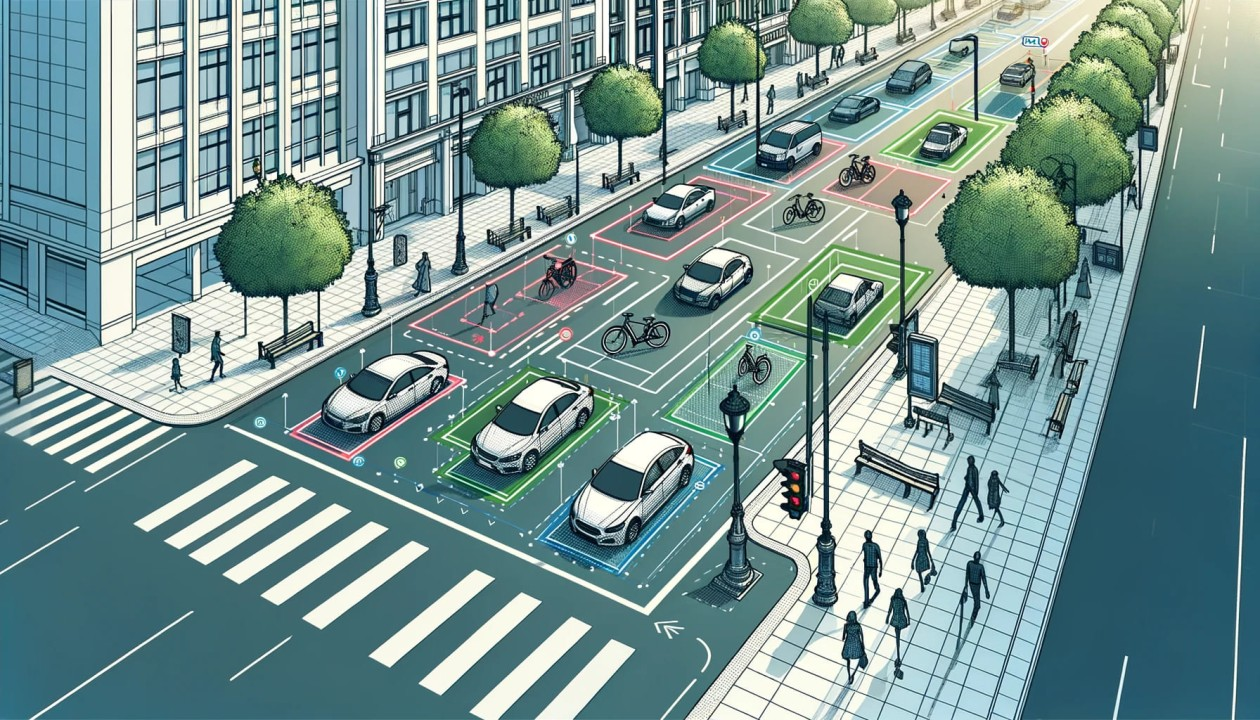
#> input picture Image Recognition with OpenCV/1715169319042.jpeg, 1260 x 720 px, given in place of test_video.mp4, which was not available
$ python 'Road Lane Detection System.py'
#> lines starting #> are read from the running program, lines starting #| are printed output that depends on the picture; after the words box and inside, x2 and y2 are one past the last pixel; in counts of white or black regions, pixels touching at a corner belong together; pictures that were not available may be replaced by others from this repository, and a replacement may not be noted
import cv2
import numpy as np

# Function to preprocess the frame
def preprocess_frame(frame):
    gray = cv2.cvtColor(frame, cv2.COLOR_BGR2GRAY)  # Convert to grayscale
    blur = cv2.GaussianBlur(gray, (5, 5), 0)  # Apply Gaussian blur
    edges = cv2.Canny(blur, 50, 150)  # Perform Canny edge detection
    return edges

# Function to define the region of interest (ROI)
def region_of_interest(edges):
    height, width = edges.shape
    mask = np.zeros_like(edges)

    # Define a trapezoidal region for the ROI
    polygon = np.array([[
        (width * 0.1, height),
        (width * 0.9, height),
        (width * 0.6, height * 0.6),
        (width * 0.4, height * 0.6)
    ]], np.int32)

    cv2.fillPoly(mask, polygon, 255)
    cropped_edges = cv2.bitwise_and(edges, mask)
    return cropped_edges

# Function to detect lines using Hough Line Transformation
def detect_lines(edges):
    return cv2.HoughLinesP(
        edges, rho=2, theta=np.pi / 180, threshold=50,
        minLineLength=100, maxLineGap=50
    )

# Function to average and extrapolate lines
def average_slope_intercept(frame, lines):
    left_lines = []  # Lines on the left side of the lane
    right_lines = []  # Lines on the right side of the lane

    if lines is None:
        return None

    for line in lines:
        for x1, y1, x2, y2 in line:
            slope = (y2 - y1) / (x2 - x1) if (x2 - x1) != 0 else 0
            intercept = y1 - slope * x1
            if slope < 0:  # Left lane
                left_lines.append((slope, intercept))
            else:  # Right lane
                right_lines.append((slope, intercept))

    left_line = np.mean(left_lines, axis=0) if left_lines else None
    right_line = np.mean(right_lines, axis=0) if right_lines else None

    return left_line, right_line

# Function to make coordinates for the lines
def make_coordinates(frame, line):
    if line is None:
        return None
    slope, intercept = line
    y1 = frame.shape[0]  # Bottom of the frame
    y2 = int(y1 * 0.6)  # Slightly above the middle
    x1 = int((y1 - intercept) / slope)
    x2 = int((y2 - intercept) / slope)
    return [[x1, y1, x2, y2]]

# Function to draw detected lanes on the frame
def draw_lines(frame, lines):
    left_line, right_line = average_slope_intercept(frame, lines)
    left_coords = make_coordinates(frame, left_line)
    right_coords = make_coordinates(frame, right_line)

    line_image = np.zeros_like(frame)
    if left_coords is not None:
        cv2.line(line_image, tuple(left_coords[0][:2]), tuple(left_coords[0][2:]), (0, 255, 0), 5)
    if right_coords is not None:
        cv2.line(line_image, tuple(right_coords[0][:2]), tuple(right_coords[0][2:]), (0, 255, 0), 5)

    return cv2.addWeighted(frame, 0.8, line_image, 1, 1)

# Function to process each frame
def process_frame(frame):
    edges = preprocess_frame(frame)  # Preprocess the frame
    cropped_edges = region_of_interest(edges)  # Extract ROI
    lines = detect_lines(cropped_edges)  # Detect lines
    frame_with_lanes = draw_lines(frame, lines)  # Draw lanes
    return frame_with_lanes

# Main function to process the video
def main():
    video_path = "test_video.mp4"  # Input video file
    output_path = "output_video.avi"  # Output video file

    cap = cv2.VideoCapture(video_path)
    if not cap.isOpened():
        print("Error: Cannot open video file.")
        return

    # Get video properties
    frame_width = int(cap.get(cv2.CAP_PROP_FRAME_WIDTH))
    frame_height = int(cap.get(cv2.CAP_PROP_FRAME_HEIGHT))
    fps = int(cap.get(cv2.CAP_PROP_FPS))

    # Define the codec and create VideoWriter object
    fourcc = cv2.VideoWriter_fourcc(*'XVID')
    out = cv2.VideoWriter(output_path, fourcc, fps, (frame_width, frame_height))

    while cap.isOpened():
        ret, frame = cap.read()
#> frame is the input picture: shape (720, 1260, 3); mean B, G, R 145.9, 147.6, 118.5
        if not ret:
            break

        # Process the frame
        processed_frame = process_frame(frame)
#> in preprocess_frame, `gray = cv2.cvtColor(frame, cv2.COLOR_BGR2GRAY)`:
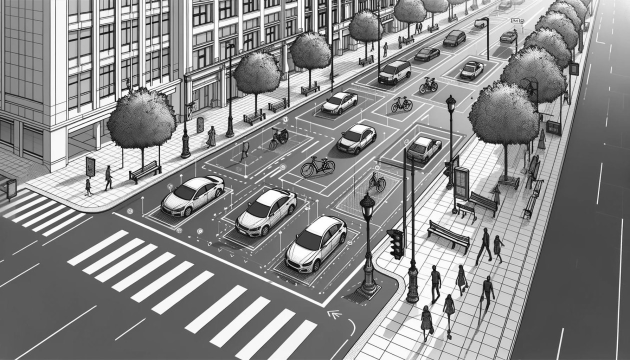
#> gray: shape (720, 1260) (shown at 1/2 size); min 0, max 255, mean 138.7
#> in preprocess_frame, `edges = cv2.Canny(blur, 50, 150)`:
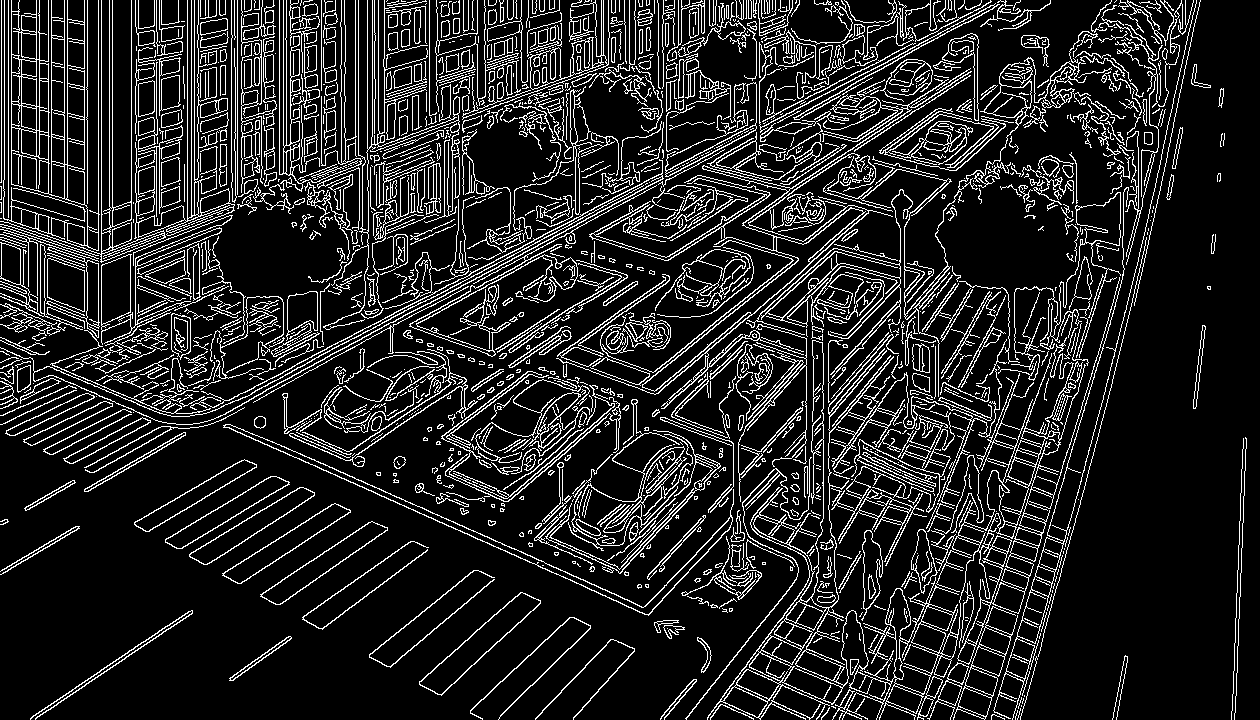
#> edges: shape (720, 1260); 14.1% white in thin lines or dots
#> in region_of_interest, `cropped_edges = cv2.bitwise_and(edges, mask)`:
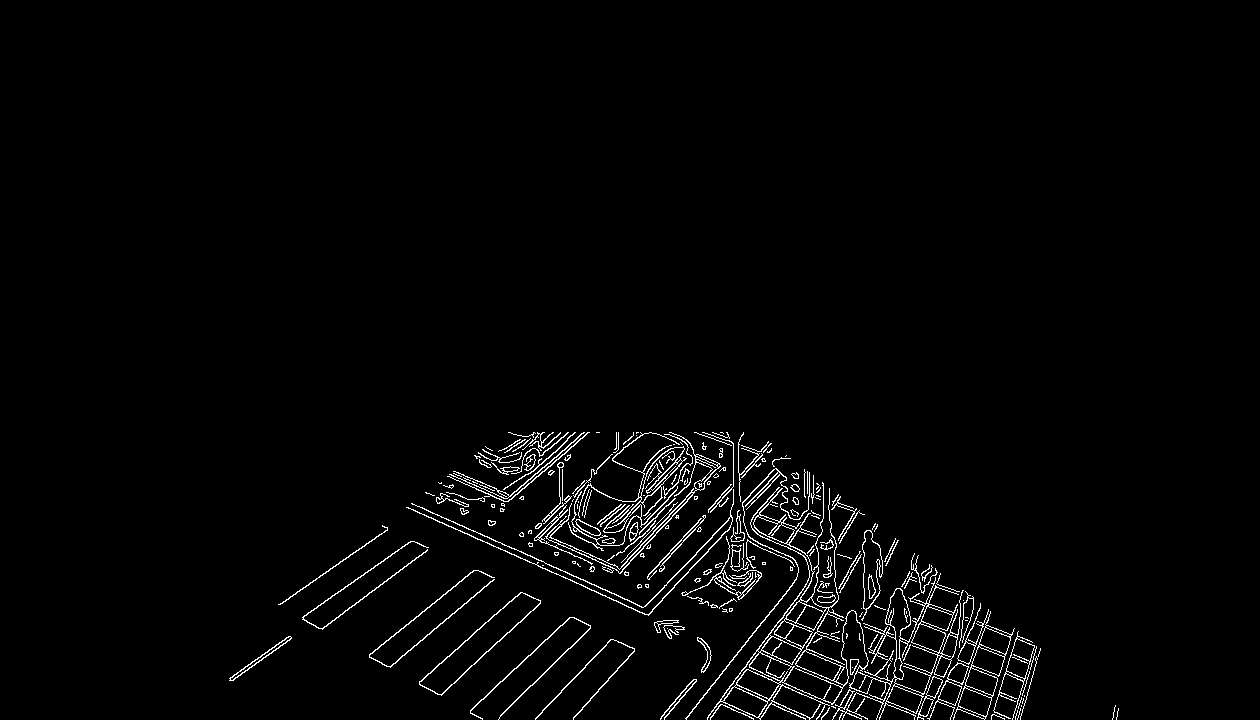
#> cropped_edges: shape (720, 1260); 2.2% white in thin lines or dots, all inside (x1, y1, x2, y2) = (229, 432, 1119, 720)
#> in process_frame, `lines = detect_lines(cropped_edges)`: lines = 210 rows, first 6: [408, 507, 683, 629], [454, 471, 1028, 691], [475, 455, 1022, 710], [510, 432, 1011, 634], [520, 439, 1040, 649], [514, 443, 1012, 719]
#> the loop in average_slope_intercept, `for line in lines:` made 210 passes
#> after the loop in average_slope_intercept, `for line in lines:`: left_lines = 53 pairs, first value -1.67 to -0.0167, second value 699.1 to 1987.4; right_lines = 157 pairs, first value 0 to 2.25, second value -1268.8 to 717
#> in average_slope_intercept, `left_line = np.mean(left_lines, axis=0) if left_lines else None`: left_line = [-0.773, 1014.2]
#> in average_slope_intercept, `right_line = np.mean(right_lines, axis=0) if right_lines else None`: right_line = [0.409, 265.8]
#> in draw_lines, `left_line, right_line = average_slope_intercept(frame, lines)`: left_line = [-0.773, 1014.2]; right_line = [0.409, 265.8]
#> in make_coordinates, `slope, intercept = line`: slope = -0.773; intercept = 1014.2
#> in make_coordinates, `x1 = int((y1 - intercept) / slope)`: x1 = 380
#> in make_coordinates, `x2 = int((y2 - intercept) / slope)`: x2 = 752
#> in draw_lines, `left_coords = make_coordinates(frame, left_line)`: left_coords = [[380, 720, 752, 432]]
#> in draw_lines, `right_coords = make_coordinates(frame, right_line)`: right_coords = [[1109, 720, 405, 432]]
#> in draw_lines, `return cv2.addWeighted(frame, 0.8, line_image, 1, 1)`:
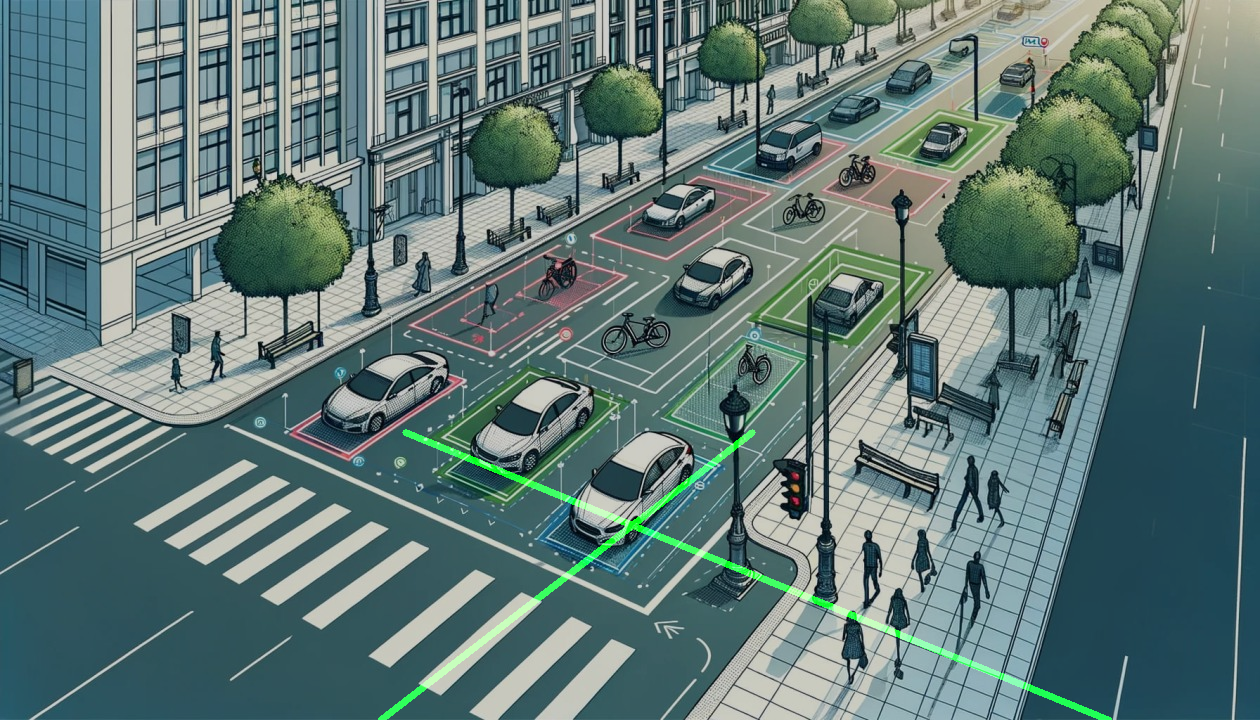
#> returned value: shape (720, 1260, 3); mean of channels 0, 1, 2 117.7, 120.4, 95.8; drawn as B, G, R

        # Write the processed frame to the output video
        out.write(processed_frame)

        # Display the frame (optional)
        cv2.imshow("Lane Detection", processed_frame)
        if cv2.waitKey(1) & 0xFF == ord('q'):
#> (key q is pressed here)
            break

    # Release resources
    cap.release()
    out.release()
    cv2.destroyAllWindows()

if __name__ == "__main__":
    main()

$ run again, on Image Recognition with OpenCV/AI CV.jpg
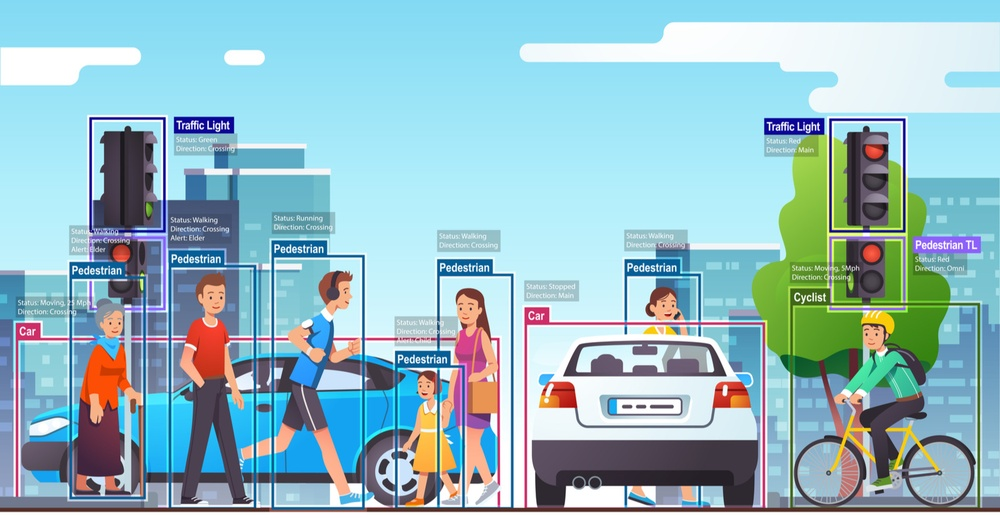
#> input picture Image Recognition with OpenCV/AI CV.jpg, 1000 x 525 px, shrunk from 1600 x 840 before the run, given in place of test_video.mp4, which was not available
#> in main, frame is the input picture: shape (525, 1000, 3); mean B, G, R 196.8, 187.9, 150.1
#> in preprocess_frame, `edges = cv2.Canny(blur, 50, 150)`:
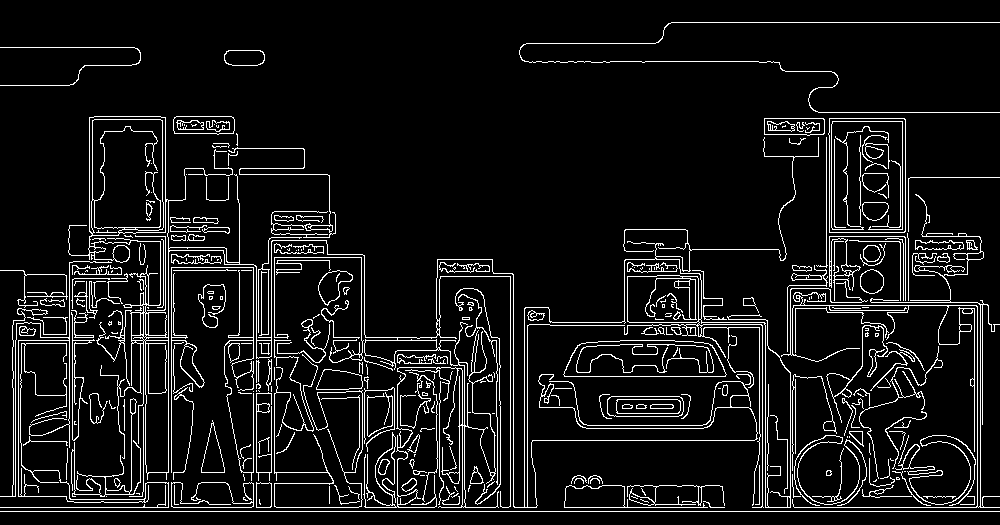
#> edges: shape (525, 1000); 8.1% white in thin lines or dots
#> mask: shape (525, 1000); 20% white; 1 white region, box (x1, y1, x2, y2) and area: (101, 315, 900, 525) 105090
#> cropped_edges: shape (525, 1000); 2.4% white in thin lines or dots, all inside (x1, y1, x2, y2) = (119, 315, 882, 512)
#> lines = 136 rows, first 6: [119, 511, 881, 511], [125, 507, 875, 507], [165, 483, 602, 483], [235, 440, 767, 440], [329, 503, 564, 503], [624, 500, 850, 500]
#> the loop in average_slope_intercept, `for line in lines:` made 136 passes
#> after the loop in average_slope_intercept, `for line in lines:`: left_lines = 55 pairs, first value -0.508 to -0.00952, second value 340 to 572.8; right_lines = 81 pairs, first value 0 to 0.194, second value 284.4 to 511
#> in average_slope_intercept, `left_line = np.mean(left_lines, axis=0) if left_lines else None`: left_line = [-0.1, 476.9]
#> in average_slope_intercept, `right_line = np.mean(right_lines, axis=0) if right_lines else None`: right_line = [0.0249, 427.7]
#> in draw_lines, `left_line, right_line = average_slope_intercept(frame, lines)`: left_line = [-0.1, 476.9]; right_line = [0.0249, 427.7]
#> slope = -0.1; intercept = 476.9
#> x1 = -480
#> x2 = 1617
#> left_coords = [[-480, 525, 1617, 315]]
#> right_coords = [[3909, 525, -4528, 315]]
#> in draw_lines, `return cv2.addWeighted(frame, 0.8, line_image, 1, 1)`:
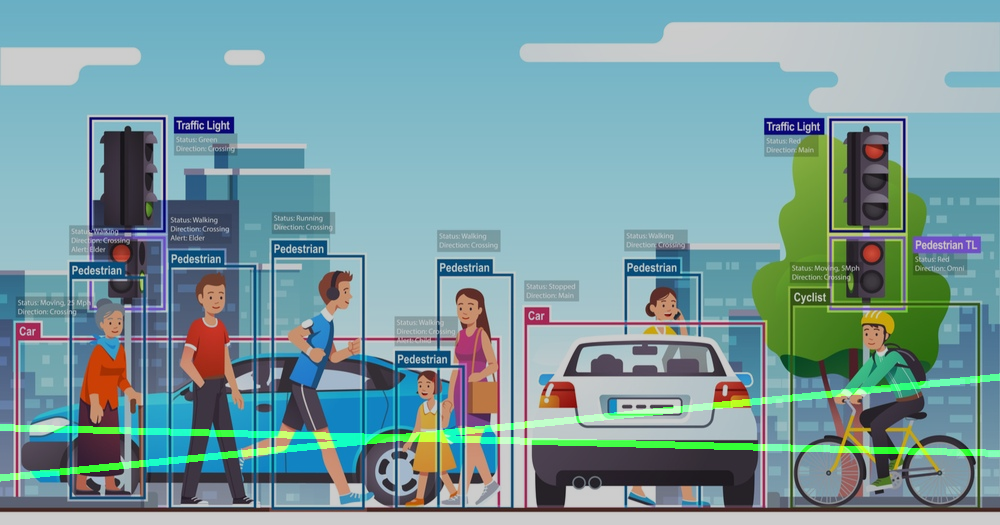
#> returned value: shape (525, 1000, 3); mean of channels 0, 1, 2 158.5, 154.7, 121.1; drawn as B, G, R

$ run again, on Image Recognition with OpenCV/object-detection-app.jpg
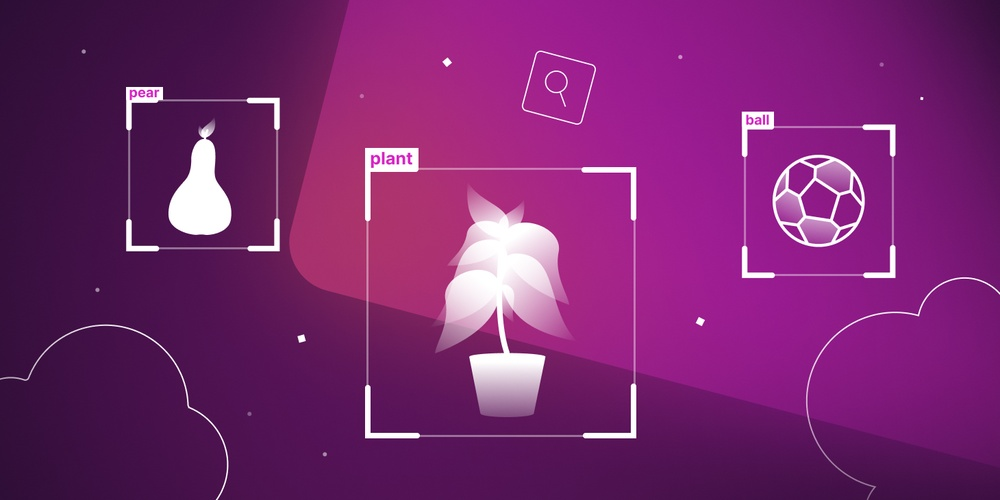
#> input picture Image Recognition with OpenCV/object-detection-app.jpg, 1000 x 500 px, shrunk from 1460 x 730 before the run, given in place of test_video.mp4, which was not available
#> in main, frame is the input picture: shape (500, 1000, 3); mean B, G, R 111.3, 37.6, 120.1
#> in preprocess_frame, `edges = cv2.Canny(blur, 50, 150)`:
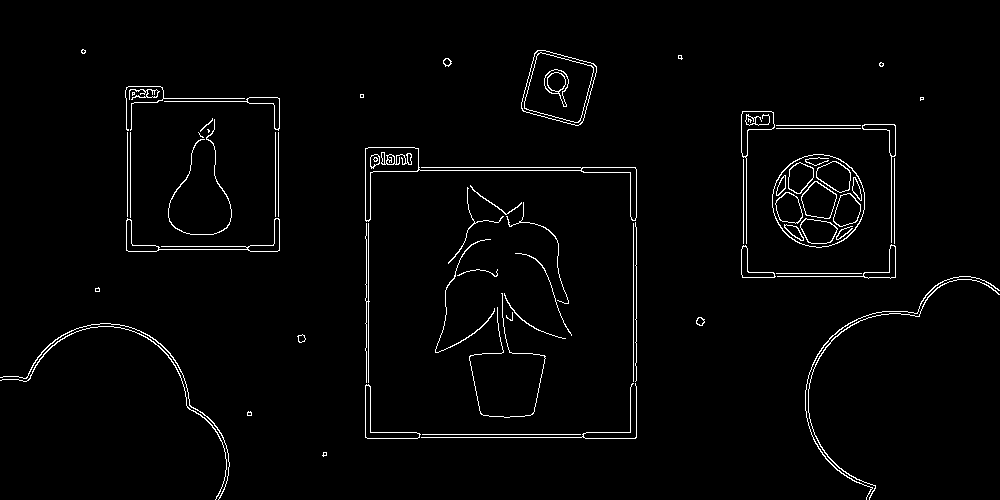
#> edges: shape (500, 1000); 2.1% white in thin lines or dots
#> mask: shape (500, 1000); 20% white; 1 white region, box (x1, y1, x2, y2) and area: (101, 300, 900, 500) 100100
#> cropped_edges: shape (500, 1000); 0.41% white in thin lines or dots, all inside (x1, y1, x2, y2) = (212, 300, 876, 500)
#> lines = [[517, 434, 636, 430], [430, 437, 636, 437], [636, 436, 636, 324], [630, 427, 633, 322], [368, 321, 370, 438], [435, 352, 539, 354], [532, 414, 558, 300]]
#> the loop in average_slope_intercept, `for line in lines:` made 7 passes
#> after the loop in average_slope_intercept, `for line in lines:`: left_lines = [(-0.0336, 451.4), (-35, 22477), (-4.38, 2746.6)]; right_lines = [(0, 437), (0, 436), (58.5, -21207), (0.0192, 343.6)]
#> in average_slope_intercept, `left_line = np.mean(left_lines, axis=0) if left_lines else None`: left_line = [-13.14, 8558.3]
#> in average_slope_intercept, `right_line = np.mean(right_lines, axis=0) if right_lines else None`: right_line = [14.63, -4997.6]
#> in draw_lines, `left_line, right_line = average_slope_intercept(frame, lines)`: left_line = [-13.14, 8558.3]; right_line = [14.63, -4997.6]
#> slope = -13.14; intercept = 8558.3
#> x1 = 613
#> x2 = 628
#> left_coords = [[613, 500, 628, 300]]
#> right_coords = [[375, 500, 362, 300]]
#> in draw_lines, `return cv2.addWeighted(frame, 0.8, line_image, 1, 1)`:
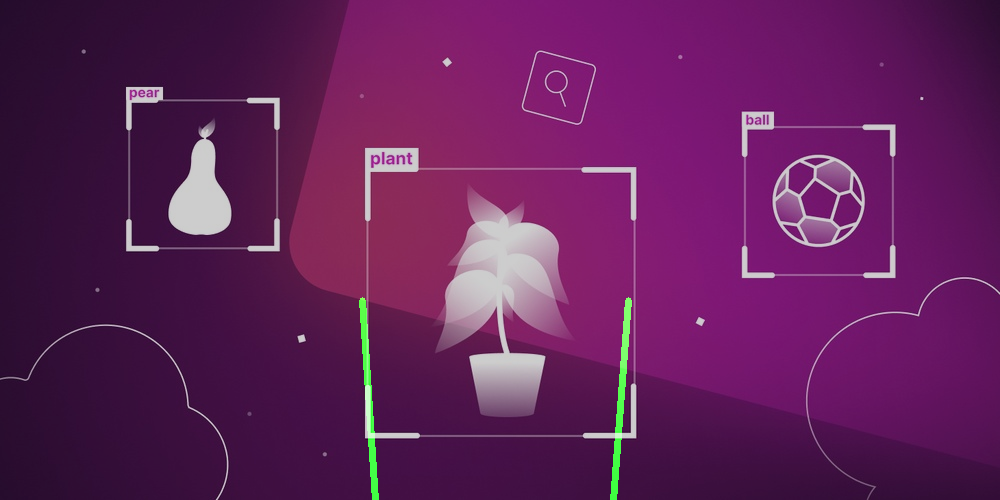
#> returned value: shape (500, 1000, 3); mean of channels 0, 1, 2 90.1, 32.3, 97.1; drawn as B, G, R
